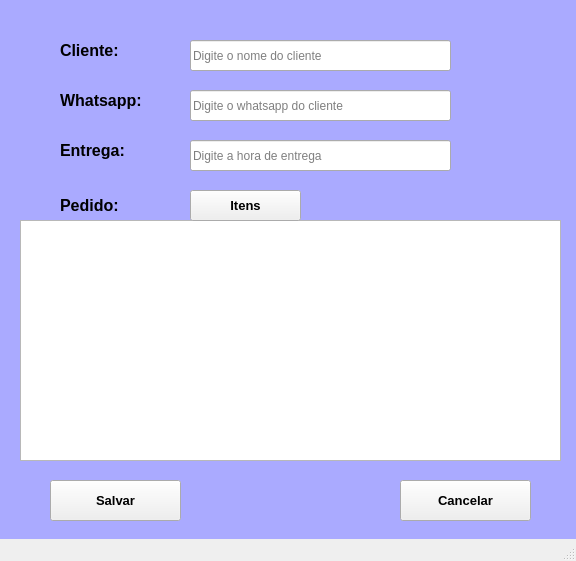
<?xml version="1.0" encoding="UTF-8"?>
<ui version="4.0">
 <class>MainWindow</class>
 <widget class="QMainWindow" name="MainWindow">
  <property name="geometry">
   <rect>
    <x>0</x>
    <y>0</y>
    <width>576</width>
    <height>561</height>
   </rect>
  </property>
  <property name="windowTitle">
   <string>MainWindow</string>
  </property>
  <widget class="QWidget" name="centralwidget">
   <widget class="QLabel" name="label_2">
    <property name="geometry">
     <rect>
      <x>60</x>
      <y>80</y>
      <width>101</width>
      <height>41</height>
     </rect>
    </property>
    <property name="font">
     <font>
      <family>Arial</family>
      <pointsize>12</pointsize>
      <weight>75</weight>
      <bold>true</bold>
     </font>
    </property>
    <property name="text">
     <string>Whatsapp:</string>
    </property>
   </widget>
   <widget class="QLabel" name="label_3">
    <property name="geometry">
     <rect>
      <x>60</x>
      <y>130</y>
      <width>101</width>
      <height>41</height>
     </rect>
    </property>
    <property name="font">
     <font>
      <family>Arial</family>
      <pointsize>12</pointsize>
      <weight>75</weight>
      <bold>true</bold>
     </font>
    </property>
    <property name="text">
     <string>Entrega:</string>
    </property>
   </widget>
   <widget class="QListWidget" name="listWidget">
    <property name="geometry">
     <rect>
      <x>20</x>
      <y>220</y>
      <width>541</width>
      <height>241</height>
     </rect>
    </property>
   </widget>
   <widget class="QLabel" name="label_4">
    <property name="geometry">
     <rect>
      <x>0</x>
      <y>0</y>
      <width>581</width>
      <height>541</height>
     </rect>
    </property>
    <property name="styleSheet">
     <string notr="true">background-color: rgb(170, 170, 255);</string>
    </property>
    <property name="text">
     <string/>
    </property>
   </widget>
   <widget class="QLabel" name="label_5">
    <property name="geometry">
     <rect>
      <x>60</x>
      <y>190</y>
      <width>131</width>
      <height>31</height>
     </rect>
    </property>
    <property name="font">
     <font>
      <family>Arial</family>
      <pointsize>12</pointsize>
      <weight>75</weight>
      <bold>true</bold>
     </font>
    </property>
    <property name="text">
     <string>Pedido:</string>
    </property>
   </widget>
   <widget class="QLabel" name="label_6">
    <property name="geometry">
     <rect>
      <x>60</x>
      <y>30</y>
      <width>101</width>
      <height>41</height>
     </rect>
    </property>
    <property name="font">
     <font>
      <family>Arial</family>
      <pointsize>12</pointsize>
      <weight>75</weight>
      <bold>true</bold>
     </font>
    </property>
    <property name="text">
     <string>Cliente:</string>
    </property>
   </widget>
   <widget class="QLineEdit" name="lineEdit">
    <property name="geometry">
     <rect>
      <x>190</x>
      <y>40</y>
      <width>261</width>
      <height>31</height>
     </rect>
    </property>
    <property name="placeholderText">
     <string>Digite o nome do cliente</string>
    </property>
   </widget>
   <widget class="QLineEdit" name="lineEdit_2">
    <property name="geometry">
     <rect>
      <x>190</x>
      <y>90</y>
      <width>261</width>
      <height>31</height>
     </rect>
    </property>
    <property name="placeholderText">
     <string>Digite o whatsapp do cliente</string>
    </property>
   </widget>
   <widget class="QLineEdit" name="lineEdit_3">
    <property name="geometry">
     <rect>
      <x>190</x>
      <y>140</y>
      <width>261</width>
      <height>31</height>
     </rect>
    </property>
    <property name="placeholderText">
     <string>Digite a hora de entrega</string>
    </property>
   </widget>
   <widget class="QPushButton" name="pushButton">
    <property name="geometry">
     <rect>
      <x>190</x>
      <y>190</y>
      <width>111</width>
      <height>31</height>
     </rect>
    </property>
    <property name="font">
     <font>
      <pointsize>10</pointsize>
      <weight>75</weight>
      <bold>true</bold>
     </font>
    </property>
    <property name="toolTip">
     <string>&lt;html&gt;&lt;head/&gt;&lt;body&gt;&lt;p&gt;Escolha os itens do pedido do cliente&lt;/p&gt;&lt;/body&gt;&lt;/html&gt;</string>
    </property>
    <property name="text">
     <string>Itens</string>
    </property>
   </widget>
   <widget class="QPushButton" name="pushButton_2">
    <property name="geometry">
     <rect>
      <x>50</x>
      <y>480</y>
      <width>131</width>
      <height>41</height>
     </rect>
    </property>
    <property name="font">
     <font>
      <family>Arial</family>
      <pointsize>10</pointsize>
      <weight>75</weight>
      <bold>true</bold>
     </font>
    </property>
    <property name="toolTip">
     <string>&lt;html&gt;&lt;head/&gt;&lt;body&gt;&lt;p&gt;Salvar pedido do cliente&lt;/p&gt;&lt;/body&gt;&lt;/html&gt;</string>
    </property>
    <property name="text">
     <string>Salvar</string>
    </property>
   </widget>
   <widget class="QPushButton" name="pushButton_3">
    <property name="geometry">
     <rect>
      <x>400</x>
      <y>480</y>
      <width>131</width>
      <height>41</height>
     </rect>
    </property>
    <property name="font">
     <font>
      <family>Arial</family>
      <pointsize>10</pointsize>
      <weight>75</weight>
      <bold>true</bold>
     </font>
    </property>
    <property name="toolTip">
     <string>&lt;html&gt;&lt;head/&gt;&lt;body&gt;&lt;p&gt;Cancelar o pedido&lt;/p&gt;&lt;/body&gt;&lt;/html&gt;</string>
    </property>
    <property name="text">
     <string>Cancelar</string>
    </property>
   </widget>
   <widget class="QLabel" name="label">
    <property name="geometry">
     <rect>
      <x>30</x>
      <y>40</y>
      <width>21</width>
      <height>21</height>
     </rect>
    </property>
    <property name="styleSheet">
     <string notr="true">image: url(:/img/001-do-utilizador.png);</string>
    </property>
    <property name="text">
     <string/>
    </property>
   </widget>
   <widget class="QLabel" name="label_7">
    <property name="geometry">
     <rect>
      <x>30</x>
      <y>80</y>
      <width>31</width>
      <height>41</height>
     </rect>
    </property>
    <property name="styleSheet">
     <string notr="true">image: url(:/img/002-do-utilizador-1.png);</string>
    </property>
    <property name="text">
     <string/>
    </property>
   </widget>
   <widget class="QLabel" name="label_8">
    <property name="geometry">
     <rect>
      <x>30</x>
      <y>130</y>
      <width>31</width>
      <height>41</height>
     </rect>
    </property>
    <property name="styleSheet">
     <string notr="true">image: url(:/img/019-gostar.png);</string>
    </property>
    <property name="text">
     <string/>
    </property>
   </widget>
   <widget class="QLabel" name="label_9">
    <property name="geometry">
     <rect>
      <x>30</x>
      <y>189</y>
      <width>31</width>
      <height>31</height>
     </rect>
    </property>
    <property name="styleSheet">
     <string notr="true">image: url(:/img/014-cardapio.png);</string>
    </property>
    <property name="text">
     <string/>
    </property>
   </widget>
   <zorder>label_4</zorder>
   <zorder>label_2</zorder>
   <zorder>label_3</zorder>
   <zorder>listWidget</zorder>
   <zorder>label_5</zorder>
   <zorder>label_6</zorder>
   <zorder>lineEdit</zorder>
   <zorder>lineEdit_2</zorder>
   <zorder>lineEdit_3</zorder>
   <zorder>pushButton</zorder>
   <zorder>pushButton_2</zorder>
   <zorder>pushButton_3</zorder>
   <zorder>label</zorder>
   <zorder>label_7</zorder>
   <zorder>label_8</zorder>
   <zorder>label_9</zorder>
  </widget>
  <widget class="QMenuBar" name="menubar">
   <property name="geometry">
    <rect>
     <x>0</x>
     <y>0</y>
     <width>576</width>
     <height>21</height>
    </rect>
   </property>
  </widget>
  <widget class="QStatusBar" name="statusbar"/>
 </widget>
 <resources>
  <include location="../icons/pedido.qrc"/>
 </resources>
 <connections/>
</ui>
